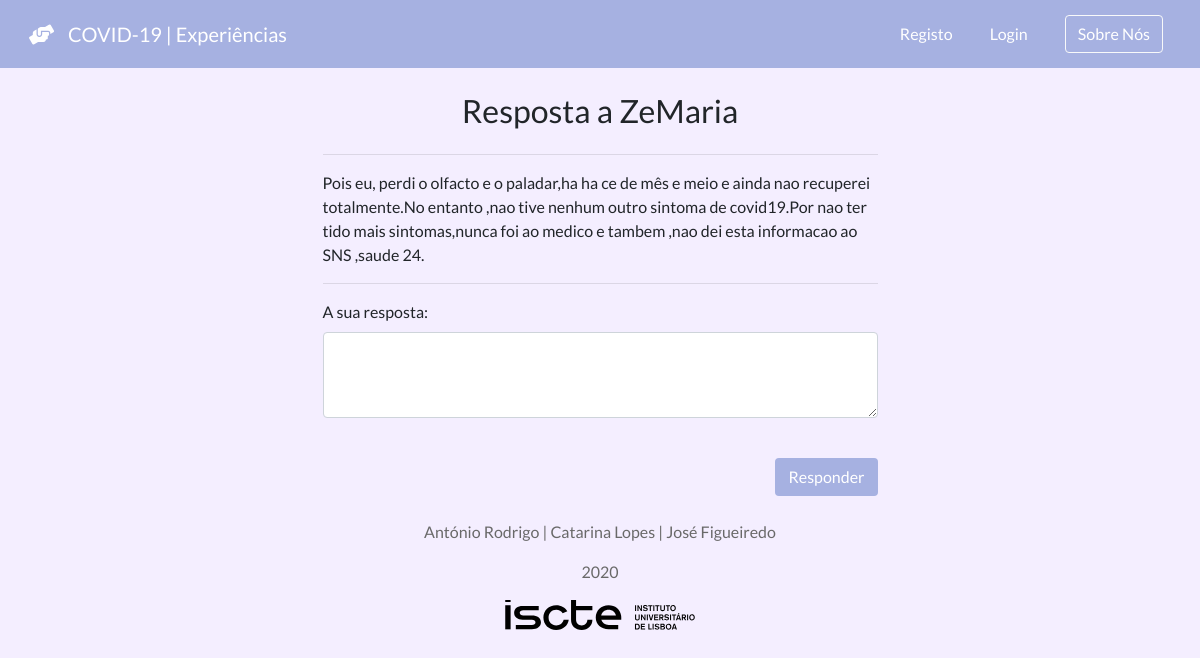
The app's page /experiencias/reply/23/ with its own data.
### experiencias/models.py (models this page shows)
class UserComment(models.Model):
    user_name = models.CharField(max_length=25, default='')
    author_id = models.IntegerField(default=None)
    text = models.CharField(max_length=500)
    pub_data = models.DateTimeField('publishing date')
    user_post = models.ForeignKey(UserPost, on_delete=models.CASCADE)
    parent_comment_id = models.IntegerField(default=None)
    reply_to = models.CharField(max_length=25, default='')

### experiencias/views.py (the view)
# urls.py: url(r'^reply/(?P<comment_id>[0-9]+)/$', views.reply, name='reply'),
def reply(request, comment_id):
    comment = UserComment.objects.get(id=comment_id)
    context = {'comment': comment}
    return render(request, 'reply.html', context)

### experiencias/templates/reply.html (shortened to what this page needs)
<!DOCTYPE html>
<html lang="en">
<head>
</head>
<body>
</body>
</html>{% extends "base.html" %}
{% block body %}
    <br>
    <div class="container d-flex justify-content-center">
        <div class="w-50">
            <div class="d-flex justify-content-center">
                <h2>Resposta a {{ comment.user_name }}</h2>
            </div>
            <hr>
            <p>
                {{ comment.text }}
            </p>
            <hr>
            <form action="{% url 'experiencias:replycomment' %}" method="post">
                <div class="form-group">
                    <label for="exampleFormControlTextarea1">A sua resposta:</label>
                    <textarea class="form-control" name="comment_text" id="comment_text" rows="3" required="true"></textarea>
                </div>
                <br>
                <div class="d-flex justify-content-end">
                    <input type="submit" class="btn btn-exp" value="Responder">
                </div>
            </form>
        </div>
    </div>
{% endblock %}

### experiencias/static/style.css (style rules this page uses)
body { background-color: #f4eeff; font-family: Lato; }
.btn-exp { background-color: #A6B1E1; color: white; }

### records on screen
UserComment: user_name "ZeMaria", text "Pois eu, perdi o olfacto e o paladar,ha ha ce de mês e meio e ainda nao recuperei totalmente.No entanto ,nao tive nenhum outro sintoma de covid19.Por nao ter tido mais sintomas,nunca foi ao medico e tambem ,nao dei esta informacao ao SNS ,saude 24."
